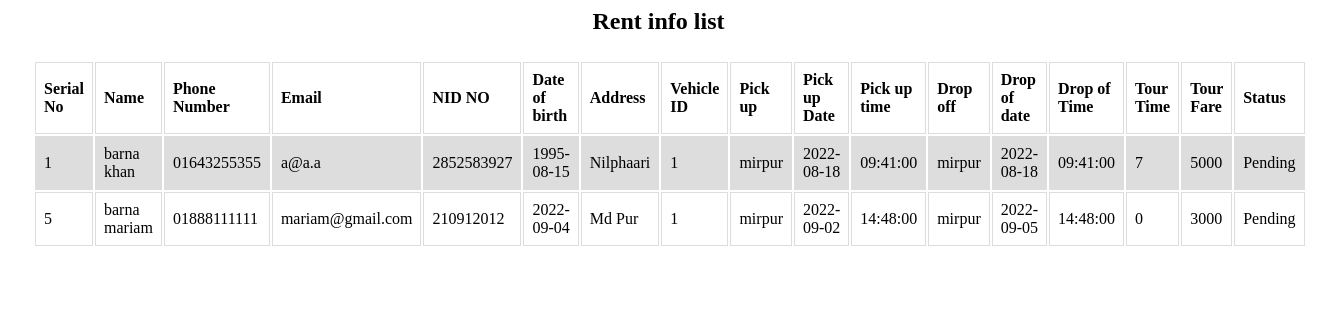
The page /admin/rentinfo.php on the database its author committed.
### tables this page shows
CREATE TABLE `rentinfo` (
  `SerialNo` int(11) NOT NULL,
  `FName` varchar(50) NOT NULL,
  `LName` varchar(50) NOT NULL,
  `PhoneNo` varchar(11) NOT NULL,
  `Email` varchar(70) NOT NULL,
  `NID` varchar(17) NOT NULL,
  `DOB` date NOT NULL,
  `Address` text NOT NULL,
  `VehicleID` varchar(20) NOT NULL,
  `PickUp` varchar(50) NOT NULL,
  `PickUpDate` date NOT NULL,
  `PickUpTime` time NOT NULL,
  `DropOff` varchar(50) NOT NULL,
  `DropOffDate` date NOT NULL,
  `DropOffTime` time NOT NULL,
  `TourTime` varchar(20) NOT NULL,
  `TourFare` double NOT NULL,
  `Status` varchar(20) NOT NULL DEFAULT 'Pending'
);

### db/dbconnect.php (called while the page is built)
<?php
function getDataFromDB($sql)
{
  $newdb = mysqli_connect('localhost', 'root', '', 'project');
  $result = mysqli_query($newdb,$sql) or die(mysqli_error($newdb));
  $container = array();
  while ($a = mysqli_fetch_assoc($result)) {
    $container[] = $a;
  }
  return $container;
}
?>

### admin/rentinfo.php (the view, shortened to what this page needs)
<?php
  require '../db/dbconnect.php';
  $container= getDataFromDB($sql);
  ?>
  <h2 align="center">Rent info list</h2>
  <table class="table table-sm"  width="95%">
      <tr>
          <th>Serial No</th>
          <th>Name</th>
          <th>Phone Number</th>
          <th>Email</th>
          <th>NID NO</th>
          <th>Date of birth</th>
          <th>Address</th>
          <th>Vehicle ID</th>
          <th>Pick up</th>
          <th>Pick up Date</th>
          <th>Pick up time</th>
          <th>Drop off</th>
          <th>Drop of date</th>
          <th>Drop of Time</th>
          <th>Tour Time</th>
          <th>Tour Fare</th>
          <th>Status</th>
      </tr>
      <?php
          foreach($container as $row){
      ?>
              <tr>
                  <td><?php echo $row["SerialNo"] ?></td>
                  <td><?php echo $row["FName"].' '.$row["LName"] ?></td>
                  <td><?php echo $row["PhoneNo"] ?></td>
                  <td><?php echo $row["Email"] ?></td>
                  <td><?php echo $row["NID"] ?></td>
                  <td><?php echo $row["DOB"] ?></td>
                  <td><?php echo $row["Address"] ?></td>
                  <td><?php echo $row["VehicleID"] ?></td>
                  <td><?php echo $row["PickUp"] ?></td>
                  <td><?php echo $row["PickUpDate"] ?></td>
                  <td><?php echo $row["PickUpTime"] ?></td>
                  <td><?php echo $row["DropOff"] ?></td>
                  <td><?php echo $row["DropOffDate"] ?></td>
                  <td><?php echo $row["DropOffTime"] ?></td>
                  <td><?php echo $row["TourTime"] ?></td>
                  <td><?php echo $row["TourFare"] ?></td>
                  <td><?php echo $row["Status"] ?></td>
              </tr>
          <?php
          }
          ?>
  </table>

### admin/rentinfo.php (style rules this page uses)
table { color: black; margin-top:25px; margin-left:25px; }
h2 { color: black; }
td, th { border: 1px solid #dddddd; text-align: left; padding: 8px; }
tr:nth-child(even) { background-color: #dddddd; }

### rows shown on the page
rentinfo: SerialNo "1", FName "barna", LName "khan", PhoneNo "01643255355", Email "a@a.a", NID "2852583927", DOB "1995-08-15", Address "Nilphaari", VehicleID "1", PickUp "mirpur", PickUpDate "2022-08-18", PickUpTime "09:41:00", DropOff "mirpur", DropOffDate "2022-08-18", DropOffTime "09:41:00", TourTime "7", TourFare "5000", Status "Pending"
rentinfo: SerialNo "5", FName "barna", LName "mariam", PhoneNo "01888111111", Email "mariam@gmail.com", NID "210912012", DOB "2022-09-04", Address "Md Pur", VehicleID "1", PickUp "mirpur", PickUpDate "2022-09-02", PickUpTime "14:48:00", DropOff "mirpur", DropOffDate "2022-09-05", DropOffTime "14:48:00", TourTime "0", TourFare "3000", Status "Pending"
